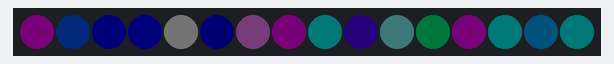
The sketch below on a simulated ATtiny85, built with avr-gcc and run on an emulated ATtiny85. On the bench: 16 RGB LEDs in strip order, left to right. Dim RGB values are drawn brighter than linear.

Above: at 0.08 s.
At 2.54 s:
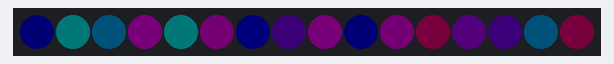
At 13.99 s:
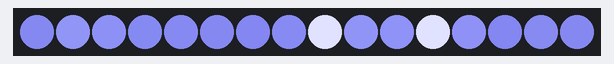
At 23.88 s:
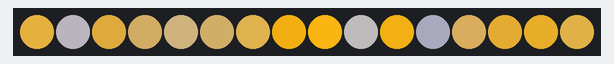
At 28.08 s:
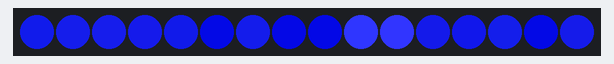
At 33.67 s:
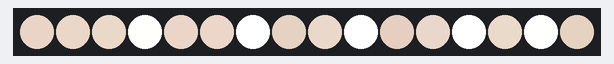

The sketch:

ATTiny-TV-Simulator.ino
```cpp
// ATtiny45 (or ATtiny85) + SK6812 RGBW (tinyNeoPixel)
// Tools (ATTinyCore): Clock 8 MHz (internal), millis()/micros(): Disabled, LTO: Enabled

#include <Arduino.h>
#include <avr/power.h>
#include <avr/pgmspace.h>
#include <tinyNeoPixel.h>

#define LED_PIN    0
#define LED_COUNT  16
#define LED_TYPE   NEO_GRBW
#define BRIGHT     240  // (0..255) global max; per-scene gain modulates further

tinyNeoPixel strip(LED_COUNT, LED_PIN, LED_TYPE);

struct Rgbw { uint8_t r,g,b,w; };

// ---------- tiny utils ----------
static uint16_t rng16 = 0xACE1u;
static inline uint8_t rnd8(){
  // xorshift-16, very small but better period than 8-bit
  rng16 ^= rng16 << 7;
  rng16 ^= rng16 >> 9;
  rng16 ^= rng16 << 8;
  return (uint8_t)rng16;
}

static inline uint8_t scale8(uint8_t v,uint8_t s){ return ((uint16_t)v*s)>>8; }
static inline uint8_t clampu(int16_t v){ if(v<0) return 0; if(v>255) return 255; return (uint8_t)v; }
static inline uint8_t video8(uint8_t v){ return (uint16_t)v*(v+64)/255; }
#define MUL8(a,b) ((uint8_t)(((uint16_t)(a)*(uint16_t)(b))>>8))

// Per-scene gain (0..255). Applied on top of BRIGHT.
static uint8_t sceneGain = 255;
static uint8_t lastScene1 = 255; // previous
static uint8_t lastScene2 = 255; // one before previous

// Render one pixel (no hard RGB clamp; respects sceneGain)
static inline void setPix(uint8_t i,const Rgbw& c){
  const uint8_t gb = MUL8(BRIGHT, sceneGain);
  strip.setPixelColor(i,
    scale8(c.r, gb),
    scale8(c.g, gb),
    scale8(c.b, gb),
    scale8(c.w, gb)
  );
}

// Small flicker
static inline void flicker(Rgbw &c,uint8_t a){
  uint8_t f=rnd8() & a; if(c.w>f) c.w-=f;
  c.r = clampu((int16_t)c.r + ((int8_t)(rnd8()&3) - 1));
  c.g = clampu((int16_t)c.g + ((int8_t)(rnd8()&3) - 1));
  c.b = clampu((int16_t)c.b + ((int8_t)(rnd8()&3) - 1));
}

// ---------- Palettes in PROGMEM (compile-time gamma) ----------
#define V8(x)   ((uint8_t)(((uint16_t)(x)*((x)+64))/255))
#define PAL(_r,_g,_b,_w) { V8(_r), V8(_g), V8(_b), V8(_w) }

const uint8_t PROGMEM PAL_WARM[4]    = PAL(95,  60, 22, 110);
const uint8_t PROGMEM PAL_NEUT[4]    = PAL(28,  28, 44, 110);
const uint8_t PROGMEM PAL_COOL[4]    = PAL(12,  24, 190, 45);
const uint8_t PROGMEM PAL_DARK[4]    = PAL(10,  10, 16,  0);
const uint8_t PROGMEM PAL_AD[4]      = PAL(220, 220, 220, 80);
const uint8_t PROGMEM PAL_NEWSB[4]   = PAL(20,  40, 200, 20);
const uint8_t PROGMEM PAL_AMBER[4]   = PAL(220, 180, 10, 40);
const uint8_t PROGMEM PAL_MAGENTA[4] = PAL(200, 20, 200, 30);
// new: green/yellow field tone
const uint8_t PROGMEM PAL_FIELD[4]   = PAL(30, 180, 40, 25);

// Read one channel from a PROGMEM palette
static inline uint8_t palCh(const uint8_t *pal, uint8_t idx){
  return pgm_read_byte(&pal[idx]);
}

// Blend two PROGMEM palettes at factor t (0..255) into Rgbw
static inline Rgbw mixPal(const uint8_t *A, const uint8_t *B, uint8_t t){
  Rgbw c;
  uint8_t ar=palCh(A,0), ag=palCh(A,1), ab=palCh(A,2), aw=palCh(A,3);
  uint8_t br=palCh(B,0), bg=palCh(B,1), bb=palCh(B,2), bw=palCh(B,3);
  c.r = ar + (((int16_t)br - ar)*t >> 8);
  c.g = ag + (((int16_t)bg - ag)*t >> 8);
  c.b = ab + (((int16_t)bb - ab)*t >> 8);
  c.w = aw + (((int16_t)bw - aw)*t >> 8);
  return c;
}

// Dim a PROGMEM palette by s (0..255)
static inline Rgbw dimPal(const uint8_t *A, uint8_t s){
  Rgbw c;
  c.r = scale8(palCh(A,0), s);
  c.g = scale8(palCh(A,1), s);
  c.b = scale8(palCh(A,2), s);
  c.w = scale8(palCh(A,3), s);
  return c;
}

// ---------- Scene engine ----------
enum Scene {
  SC_WARMFADE, SC_COOLSWEEP, SC_DARKCUTS, SC_TICKER, SC_ADSPULSE, SC_CINEMAWIPE,
  SC_AMBERGLOW, SC_MAGENTADRAMA, SC_SPORTSFIELD, SC_SUNSETFADE, SC__COUNT
};
static Scene scene = SC_WARMFADE, lastScene = SC__COUNT;
static uint16_t sceneMs = 3000;
static uint8_t patchLen=4, patchPos=0, sweepPos=0, tickerPos=0, wipePos=0, wipeDir=1,sunsetPhase = 0;

static uint8_t rnd01(){ return rnd8()&1; }
static uint16_t randomSceneMs(bool isAds){
  // randomness + occasional extra hold
  uint16_t s = 1600 + (uint16_t)rnd8()*12 + (uint16_t)rnd8()*9 + (uint16_t)rnd8()*7; // ~1.6–7.9s
  if(isAds) s += 1200 + (rnd8()*4);
  if((rnd8()&3)==0) s += 900 + (rnd8()*3); // 25% extend
  return s;
}

static void startScene(){
  uint8_t pick;
  do {
    pick = rnd8()%21; // was %20
         // weights: warm3, cool3, ticker2, dark2, ads3, wipe2, amber3, magenta2, field2, sunset1
    if      (pick<3)   scene=SC_WARMFADE;
    else if (pick<6)   scene=SC_COOLSWEEP;
    else if (pick<8)   scene=SC_TICKER;
    else if (pick<10)  scene=SC_DARKCUTS;
    else if (pick<13)  scene=SC_ADSPULSE;
    else if (pick<15)  scene=SC_CINEMAWIPE;
    else if (pick<18)  scene=SC_AMBERGLOW;
    else if (pick<20)  scene=SC_MAGENTADRAMA;
    else               scene=SC_SUNSETFADE;
  } while(scene==lastScene);

  // per-scene brightness “gain” (on top of BRIGHT)
  sceneGain = 255; // default
  if(scene==SC_DARKCUTS)      sceneGain = 200;
  else if(scene==SC_TICKER)   sceneGain = 230;
  else if(scene==SC_COOLSWEEP)sceneGain = 255;
  else if(scene==SC_ADSPULSE) sceneGain = 255;
  else if(scene==SC_CINEMAWIPE)sceneGain= 230;
  else if(scene==SC_SPORTSFIELD)sceneGain= 240;

  sceneMs  = randomSceneMs(scene==SC_ADSPULSE);
  patchLen = 3 + (rnd8()&3);
  patchPos = 0;
  sweepPos = rnd8()%LED_COUNT;
  tickerPos= rnd8()%LED_COUNT;
  wipePos  = rnd01()?0:(LED_COUNT-1);
  wipeDir  = rnd01()?1:255;
  sunsetPhase = rnd8();
  lastScene= scene;
}

// ---------- Scene renderers ----------
static void renderBlend(const uint8_t *A, const uint8_t *B, uint8_t flickAmt){
  const uint8_t *a=A, *b=B;
  for(uint8_t i=0;i<LED_COUNT;i++){
    if(patchPos>=patchLen){ patchPos=0; patchLen=3+(rnd8()&3); const uint8_t *t=a; a=b; b=t; }
    uint8_t t = (rnd8()&31)<<3;
    Rgbw c = mixPal(a,b,t); flicker(c,flickAmt); setPix(i,c); patchPos++;
  }
}
static void renderWarmFade(){     renderBlend(PAL_WARM,    PAL_NEUT,   0x0A); } // slightly gentler flicker
static void renderAmberGlow(){    renderBlend(PAL_AMBER,   PAL_NEUT,   0x08); }
static void renderMagentaDrama(){ renderBlend(PAL_MAGENTA, PAL_NEUT,   0x0C); }

static void renderCoolSweep(){ // brighter, clearer highlight
  Rgbw base = dimPal(PAL_COOL, 255);
  for(uint8_t i=0;i<LED_COUNT;i++){
    Rgbw c=base;
    if(i==sweepPos || i==(uint8_t)(sweepPos+1)){
      c.b = clampu(c.b + 110);
      c.w = clampu(c.w + 50);
    }
    flicker(c,0x12); setPix(i,c);
  }
  if(rnd8()&1) sweepPos=(uint8_t)(sweepPos+1)%LED_COUNT;
}

static void renderDarkCuts(){
  Rgbw base = dimPal(PAL_DARK, 200);
  for(uint8_t i=0;i<LED_COUNT;i++){
    Rgbw c=base;
    if((rnd8()&31)==0){ c = mixPal(PAL_DARK, PAL_NEUT, 230); c.w=clampu(c.w+20); }
    flicker(c,0x06); setPix(i,c);
  }
}

static void renderTicker(){
  const uint8_t band=3;
  for(uint8_t i=0;i<LED_COUNT;i++){
    Rgbw c = dimPal(PAL_NEUT, 255);
    if(i>=tickerPos && i<(uint8_t)(tickerPos+band)){
      c = mixPal(PAL_NEUT, PAL_NEWSB, 240); c.w=clampu(c.w+16);
    }
    flicker(c,0x0A); setPix(i,c);
  }
  if(!(rnd8()&1)){ tickerPos++; if(tickerPos>=LED_COUNT) tickerPos=0; }
}

static void renderAdsPulse(){
  Rgbw base = mixPal(PAL_AD, (rnd8()&1)?PAL_COOL:PAL_WARM, 140);
  for(uint8_t i=0;i<LED_COUNT;i++){
    Rgbw c=base;
    if((rnd8()&5)==0){ c.r=clampu(c.r+45); c.g=clampu(c.g+45); c.b=clampu(c.b+45); c.w=clampu(c.w+70); }
    flicker(c,0x12); setPix(i,c);
  }
}

static void renderCinemaWipe(){
  for(uint8_t i=0;i<LED_COUNT;i++){
    Rgbw c = dimPal(PAL_NEUT, 255);
    if(i==wipePos) c=mixPal(PAL_NEUT,PAL_WARM,240);
    else {
      int8_t d=(int8_t)i - (int8_t)wipePos;
      if(wipeDir==255) d = -d;
      if(d<0) d = (int8_t)(d + LED_COUNT);
      if(d>=0 && d<4){ uint8_t t=(uint8_t)(200 - d*50); c=mixPal(PAL_NEUT,PAL_WARM,t); }
    }
    flicker(c,0x09); setPix(i,c);
  }
  wipePos = (uint8_t)(wipePos + wipeDir);
  if(wipePos >= LED_COUNT) wipePos = (wipeDir==1)?0:(LED_COUNT-1);
}

// SportsField (green band moving; occasional bright “stadium” pops)
static void renderSportsField(){
  const uint8_t band = 4;
  uint8_t head = (uint8_t)(sweepPos % LED_COUNT);
  for(uint8_t i=0;i<LED_COUNT;i++){
    // base slightly neutral so whites read correctly
    Rgbw c = mixPal(PAL_NEUT, PAL_FIELD, 200);
    // moving field band
    uint8_t inBand = ( (i - head + LED_COUNT) % LED_COUNT ) < band;
    if(inBand){
      c = mixPal(PAL_FIELD, PAL_NEUT, 60); // brighter, greener
      c.w = clampu(c.w + 20);
    }
    // occasional stadium flash
    if((rnd8()&63)==0){ c.r=clampu(c.r+40); c.g=clampu(c.g+40); c.w=clampu(c.w+60); }
    flicker(c,0x0B); setPix(i,c);
  }
  if(rnd8()&1) sweepPos = (uint8_t)(sweepPos + 1);
}

// SunsetFade: smooth AMBER<->MAGENTA gradient across strip; slow drift
static void renderSunsetFade(){
  // phase advances slowly with a little randomness so it feels organic
  uint8_t step = 3 + (rnd8() & 3);   // 3..6 per frame
  uint8_t phase = sunsetPhase;

  // per-LED offset so the strip shows a spatial gradient
  // for up to 16 LEDs, i<<4 spaces the gradient nicely
  for(uint8_t i=0;i<LED_COUNT;i++){
    uint8_t t = (uint8_t)(phase + (i<<4));      // wrap automatically
    Rgbw c = mixPal(PAL_AMBER, PAL_MAGENTA, t); // warm → pink/purple
    c.w = clampu(c.w + 10);                     // a touch more backlight
    flicker(c, 0x09);
    setPix(i, c);
  }

  // occasional tiny twinkle to mimic scene cuts/reflections
  if((rnd8() & 31) == 0){
    uint8_t j = rnd8() % LED_COUNT;
    Rgbw c = mixPal(PAL_NEUT, PAL_AMBER, 220);
    c.w = clampu(c.w + 30);
    setPix(j, c);
  }

  sunsetPhase = (uint8_t)(sunsetPhase + step);
}

// ---------- Setup / Loop ----------
void setup(){
  cli(); clock_prescale_set(clock_div_1); sei();
  strip.begin(); strip.show();
#if defined(A1)
  pinMode(A1, INPUT);
  for(uint8_t i=0;i<8;i++){ rng16 ^= (uint16_t)analogRead(A1) << (i&7); }
#endif
  rng16 ^= (uint16_t)TCNT0 << 3;
  startScene();
}

static uint8_t frameCount = 0;
void loop(){
  switch(scene){
    default:
    case SC_WARMFADE:     renderWarmFade();     break;
    case SC_COOLSWEEP:    renderCoolSweep();    break;
    case SC_DARKCUTS:     renderDarkCuts();     break;
    case SC_TICKER:       renderTicker();       break;
    case SC_ADSPULSE:     renderAdsPulse();     break;
    case SC_CINEMAWIPE:   renderCinemaWipe();   break;
    case SC_AMBERGLOW:    renderAmberGlow();    break;
    case SC_MAGENTADRAMA: renderMagentaDrama(); break;
    case SC_SPORTSFIELD:  renderSportsField();  break;
    case SC_SUNSETFADE:  renderSunsetFade();  break;
  }
  strip.show();

  // More organic pacing: 16–52 ms + rare long holds
  uint8_t d = 16 + (rnd8()%37);
  if((rnd8()&31)==0) d += 70;
  delay(d);

  frameCount++;

  if(sceneMs>d) sceneMs -= d;
  else {
    if((rnd8()&3)==0 && sceneMs < 8000) sceneMs += 450 + (rnd8()*2); // extend but not too long
    else { startScene(); frameCount = 0; }
  }

  // hard fail-safe: change after ~256 frames regardless
  if(frameCount == 0){ startScene(); }
}
```
